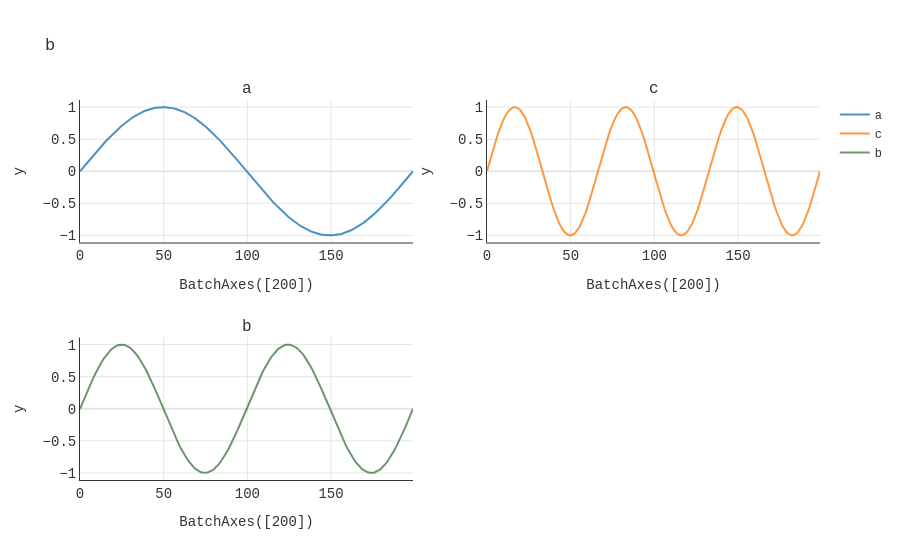

The notebook cell saved with this chart:
### Markdown cell above
## Nesting and padding

`Row(Column(a, b), c)`: a 2-row column next to a single plot. The single
plot occupies the first cell of its row; the second cell is padded empty
rather than spanned (see figure_plan.md §4).

### Code cell
a, b, c = line_plot(1.0, title="a"), line_plot(2.0, title="b"), line_plot(3.0, title="c")

fig = Figure(Row(Column(a, b), c))
print("grid_shape:", fig.grid_shape())  # (2, 2) - c's second cell is empty
fig.show()

### Figure 1 — Plotly figure (JSON) as saved in the notebook; plotly's stock layout.template omitted (floating-point values rounded to 4 significant figures; data arrays with more than 128 entries replaced by an {"elided": "..."} marker saying what was removed)
{"data": [{"line": {"color": "#1f77b4", "width": 2}, "mode": "lines", "name": "a", "opacity": 0.8, "type": "scatter", "x": {"elided": "200 int values"}, "xaxis": "x", "y": {"elided": "200 float values"}, "yaxis": "y"}, {"line": {"color": "#ff7f0e", "width": 2}, "mode": "lines", "name": "c", "opacity": 0.8, "type": "scatter", "x": {"elided": "200 int values"}, "xaxis": "x2", "y": {"elided": "200 float values"}, "yaxis": "y2"}, {"line": {"color": "#487d48", "width": 2}, "mode": "lines", "name": "b", "opacity": 0.8, "type": "scatter", "x": {"elided": "200 int values"}, "xaxis": "x3", "y": {"elided": "200 float values"}, "yaxis": "y3"}], "layout": {"annotations": [{"font": {"size": 16}, "showarrow": false, "text": "a", "x": 0.225, "xanchor": "center", "xref": "paper", "y": 1, "yanchor": "bottom", "yref": "paper"}, {"font": {"size": 16}, "showarrow": false, "text": "c", "x": 0.775, "xanchor": "center", "xref": "paper", "y": 1, "yanchor": "bottom", "yref": "paper"}, {"font": {"size": 16}, "showarrow": false, "text": "b", "x": 0.225, "xanchor": "center", "xref": "paper", "y": 0.375, "yanchor": "bottom", "yref": "paper"}], "font": {"color": "#333333", "family": "Courier New", "size": 12}, "paper_bgcolor": "white", "plot_bgcolor": "white", "scene": {"bgcolor": "white", "xaxis": {"backgroundcolor": "white", "gridcolor": "#e5e5e5", "linecolor": "#333333", "showbackground": true, "showgrid": true, "tickfont": {"color": "#333333", "size": 14}, "title": {"font": {"color": "#333333", "size": 14}}, "zerolinecolor": "#e5e5e5"}, "yaxis": {"backgroundcolor": "white", "gridcolor": "#e5e5e5", "linecolor": "#333333", "showbackground": true, "showgrid": true, "tickfont": {"color": "#333333", "size": 14}, "title": {"font": {"color": "#333333", "size": 14}}, "zerolinecolor": "#e5e5e5"}, "zaxis": {"backgroundcolor": "white", "gridcolor": "#e5e5e5", "linecolor": "#333333", "showbackground": true, "showgrid": true, "tickfont": {"color": "#333333", "size": 14}, "title": {"font": {"color": "#333333", "size": 14}}, "zerolinecolor": "#e5e5e5"}}, "showlegend": true, "title": {"text": "b"}, "uirevision": true, "xaxis": {"anchor": "y", "domain": [0, 0.45], "gridcolor": "#e5e5e5", "linecolor": "#333333", "showgrid": true, "tickfont": {"color": "#333333", "size": 14}, "title": {"text": "BatchAxes([200])"}, "type": "linear", "zerolinecolor": "#e5e5e5"}, "xaxis2": {"anchor": "y2", "domain": [0.55, 1], "gridcolor": "#e5e5e5", "linecolor": "#333333", "showgrid": true, "tickfont": {"color": "#333333", "size": 14}, "title": {"text": "BatchAxes([200])"}, "type": "linear", "zerolinecolor": "#e5e5e5"}, "xaxis3": {"anchor": "y3", "domain": [0, 0.45], "gridcolor": "#e5e5e5", "linecolor": "#333333", "showgrid": true, "tickfont": {"color": "#333333", "size": 14}, "title": {"text": "BatchAxes([200])"}, "type": "linear", "zerolinecolor": "#e5e5e5"}, "xaxis4": {"anchor": "y4", "domain": [0.55, 1], "gridcolor": "#e5e5e5", "linecolor": "#333333", "showgrid": true, "tickfont": {"color": "#333333", "size": 14}, "title": {"font": {"color": "#333333", "size": 14}}, "zerolinecolor": "#e5e5e5"}, "yaxis": {"anchor": "x", "domain": [0.625, 1], "gridcolor": "#e5e5e5", "linecolor": "#333333", "showgrid": true, "tickfont": {"color": "#333333", "size": 14}, "title": {"text": "y"}, "type": "linear", "zerolinecolor": "#e5e5e5"}, "yaxis2": {"anchor": "x2", "domain": [0.625, 1], "gridcolor": "#e5e5e5", "linecolor": "#333333", "showgrid": true, "tickfont": {"color": "#333333", "size": 14}, "title": {"text": "y"}, "type": "linear", "zerolinecolor": "#e5e5e5"}, "yaxis3": {"anchor": "x3", "domain": [0, 0.375], "gridcolor": "#e5e5e5", "linecolor": "#333333", "showgrid": true, "tickfont": {"color": "#333333", "size": 14}, "title": {"text": "y"}, "type": "linear", "zerolinecolor": "#e5e5e5"}, "yaxis4": {"anchor": "x4", "domain": [0, 0.375], "gridcolor": "#e5e5e5", "linecolor": "#333333", "showgrid": true, "tickfont": {"color": "#333333", "size": 14}, "title": {"font": {"color": "#333333", "size": 14}}, "zerolinecolor": "#e5e5e5"}}}
